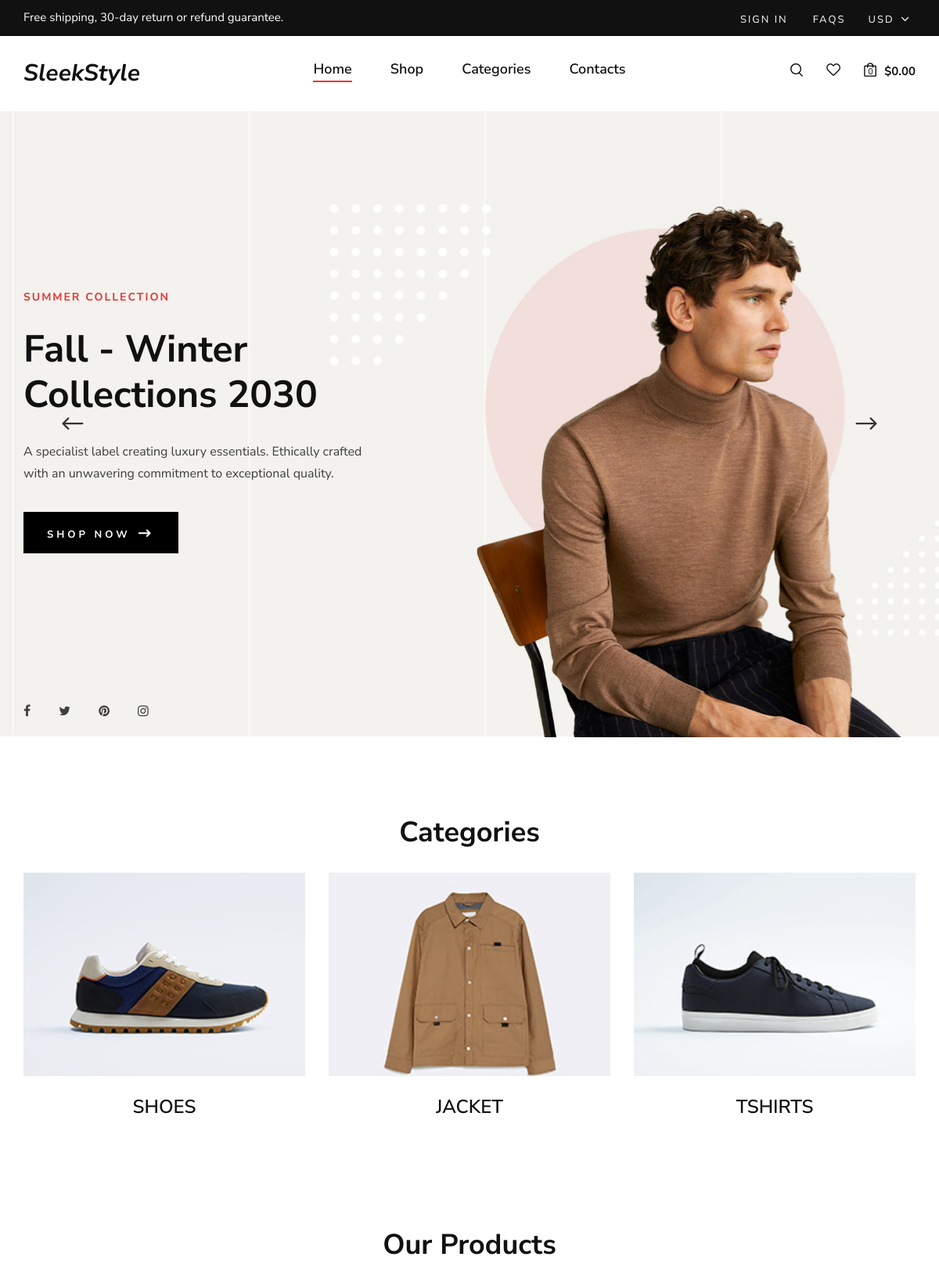
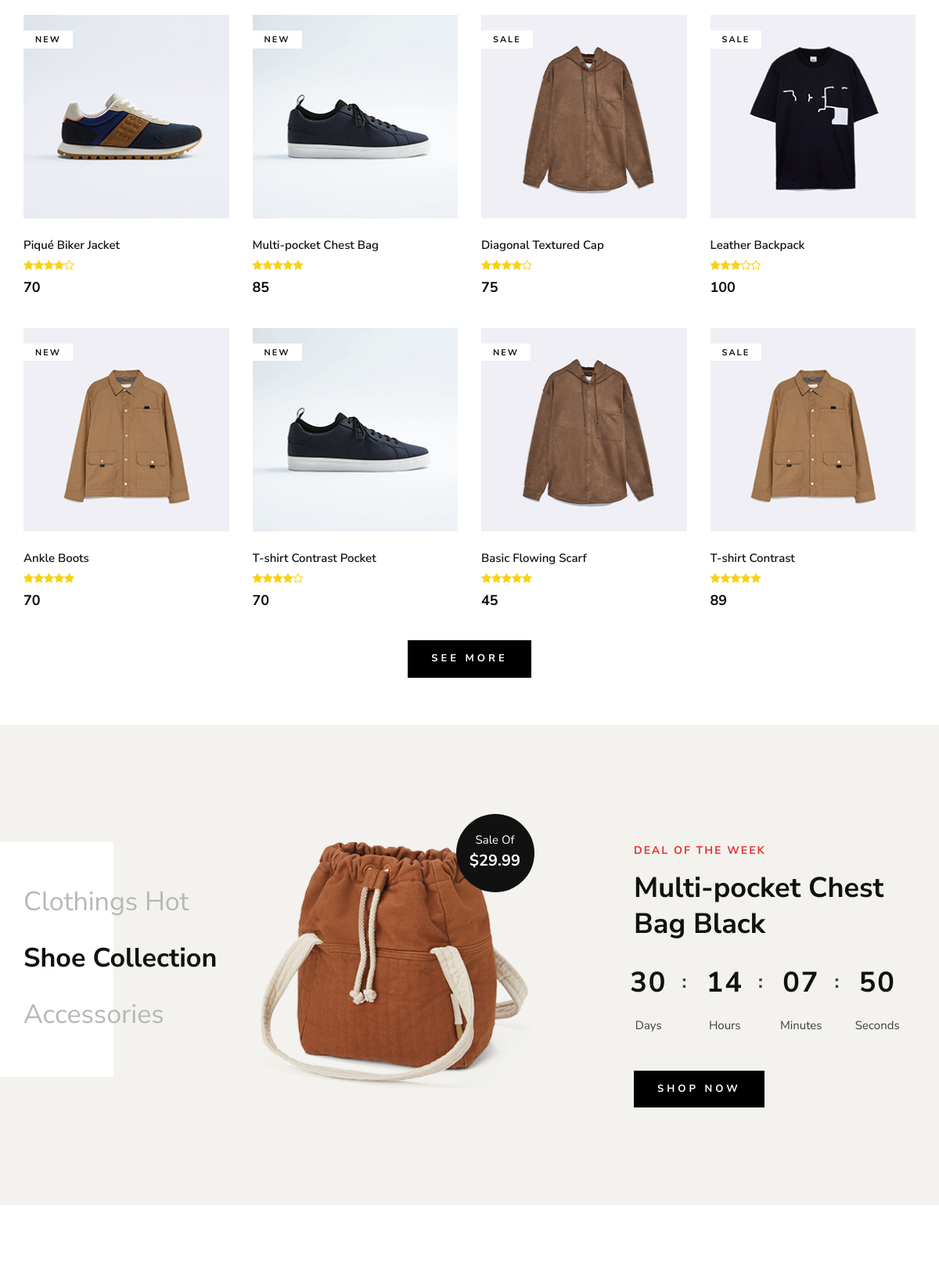
The page / (upper part) on the database its author committed (2 pictures, top to bottom).
### tables this page shows
CREATE TABLE `categories` (
  `id` int(11) NOT NULL,
  `cat_name` varchar(255) NOT NULL,
  `cat_desc` varchar(255) NOT NULL,
  `cat_img` varchar(255) NOT NULL
);

CREATE TABLE `products` (
  `id` int(11) NOT NULL,
  `name` varchar(255) NOT NULL,
  `rating` int(11) NOT NULL,
  `price` decimal(10,0) NOT NULL,
  `category` varchar(255) NOT NULL,
  `image` varchar(255) NOT NULL,
  `label` varchar(255) NOT NULL,
  `description` varchar(255) NOT NULL,
  `sizes` varchar(255) NOT NULL
);

### index.php (the view, shortened to what this page needs)
<!DOCTYPE html>
<html lang="zxx">
<head>
    <link rel="stylesheet" href="css/bootstrap.min.css" type="text/css">
    <link rel="stylesheet" href="css/font-awesome.min.css" type="text/css">
    <link rel="stylesheet" href="css/elegant-icons.css" type="text/css">
    <link rel="stylesheet" href="css/magnific-popup.css" type="text/css">
    <link rel="stylesheet" href="css/nice-select.css" type="text/css">
    <link rel="stylesheet" href="css/owl.carousel.min.css" type="text/css">
    <link rel="stylesheet" href="css/slicknav.min.css" type="text/css">
    <link rel="stylesheet" href="css/style.css" type="text/css">
</head>
<body>
    <header class="header">
        <div class="header__top">
            <div class="container">
                <div class="row">
                    <div class="col-lg-6 col-md-7">
                        <div class="header__top__left">
                            <p>Free shipping, 30-day return or refund guarantee.</p>
                        </div>
                    </div>
                    <div class="col-lg-6 col-md-5">
                        <div class="header__top__right">
                            <div class="header__top__links">
                            <?php
                            if (isset($_SESSION['user_email'])) {
                                echo '<a href="profile.php">Profile</a>';
                            } else {
                                echo '<a href="login.php">Sign in</a>';
                            }
                            ?>
                            <a href="#">FAQs</a>
                            </div>
                            <div class="header__top__hover">
                                <span>Usd <i class="arrow_carrot-down"></i></span>
                            </div>
                        </div>
                    </div>
                </div>
            </div>
        </div>
        <div class="container">
            <div class="row">
                <div class="col-lg-3 col-md-3">
                    <div class="header__logo">
                        <h3><b><i>SleekStyle</i></b></h3>
                    </div>
                </div>
                <div class="col-lg-6 col-md-6">
                    <nav class="header__menu mobile-menu">
                        <ul>
                            <li class="active"><a href="./index.php">Home</a></li>
                            <li><a href="./shop.php">Shop</a></li>
                            <li><a href="#">Categories</a>
                            </li>
                            <li><a href="./contact.php">Contacts</a></li>
                        </ul>
                    </nav>
                </div>
                <div class="col-lg-3 col-md-3">
                    <div class="header__nav__option">
                        <a href="#" class="search-switch"><img src="img/icon/search.png" alt=""></a>
                        <a href="#"><img src="img/icon/heart.png" alt=""></a>
                        <a href="shopping-cart.php"><img src="img/icon/cart.png" alt=""> <span>0</span></a>
                        <div class="price">$0.00</div>
                    </div>
                </div>
            </div>
        </div>
    </header>
    <section class="hero">
        <div class="hero__slider owl-carousel">
            <div class="hero__items set-bg" data-setbg="img/hero/hero-1.jpg">
                <div class="container">
                    <div class="row">
                        <div class="col-xl-5 col-lg-7 col-md-8">
                            <div class="hero__text">
                                <h6>Summer Collection</h6>
                                <h2>Fall - Winter Collections 2030</h2>
                                <p>A specialist label creating luxury essentials. Ethically crafted with an unwavering
                                commitment to exceptional quality.</p>
                                <a href="shop.php" class="primary-btn">Shop now <span class="arrow_right"></span></a>
                                <div class="hero__social">
                                    <a href="#"><i class="fa fa-facebook"></i></a>
                                    <a href="#"><i class="fa fa-twitter"></i></a>
                                    <a href="#"><i class="fa fa-pinterest"></i></a>
                                    <a href="#"><i class="fa fa-instagram"></i></a>
                                </div>
                            </div>
                        </div>
                    </div>
                </div>
            </div>
        </div>
    </section>
    <section class="banner spad">
    <h2 class="text-center" style="margin-bottom: 30px;"><b>Categories</b></h2>
    <div class="container">
    <div class="row product__filter">
        <?php
        include 'dbcon.php';
        $sql = "SELECT * FROM categories LIMIT 3";
        $result = $conn->query($sql);
        if ($result->num_rows > 0) {
            while ($row = $result->fetch_assoc()) {
        ?>
            <div class="col-lg-4 col-md-6 col-sm-6 mix new-arrivals">
                <div class="product__item">
                    <div class="product__item__pic set-bg" data-setbg="<?php echo $row['cat_img']; ?>">
                    </div>
                    <div class="product__item__text">
                        <h4 class="text-center" style="text-transform: uppercase; font-weight: 600;"><?php echo $row['cat_name']; ?></h4>
                    </div>
                </div>
            </div>
        <?php
            }
        } else {
            echo "0 results";
        }
        ?>
    </div>
</div>
    </section>
    <section class="product spad">
        <div class="container">
            <div class="row">
                <div class="col-lg-12">
                    <ul class="filter__controls">
                        <h2 class="active" data-filter="*"><b>Our Products</b></h2>
                    </ul>
                </div>
            </div>
            <div class="row product__filter">
    <?php
    include 'dbcon.php';
    $sql = "SELECT * FROM products LIMIT 8";
    $result = $conn->query($sql);
    if ($result->num_rows > 0) {
        while ($row = $result->fetch_assoc()) {
            ?>
            <div class="col-lg-3 col-md-6 col-sm-6 mix new-arrivals">
                <div class="product__item">
                    <div class="product__item__pic set-bg" data-setbg="<?php echo $row['image']; ?>">
                        <span class="label"><?php echo $row['label']; ?></span>
                    </div>
                    <div class="product__item__text">
                        <h6><?php echo $row['name']; ?></h6>
                        <div class="rating" style="letter-spacing: 5px; ">
                            <?php
                            $rating = $row['rating'];
                            for ($i = 1; $i <= 5; $i++) {
                                echo '<i class="fa fa-star' . ($i <= $rating ? '' : '-o') .'" style="color: #F7D215;"></i>';
                            }
                            ?>
                        </div>
                        <h5><?php echo $row['price']; ?></h5>
                    </div>
                </div>
            </div>
            <?php
        }
    } else {
        echo "0 results";
    }
    ?>
</div>
            <div class="text-center">
            <a href="shop.php" class="primary-btn text-center">See More</a>
            </div>
        </div>
    </section>
    <section class="categories spad">
        <div class="container">
            <div class="row">
                <div class="col-lg-3">
                    <div class="categories__text">
                        <h2>Clothings Hot <br /> <span>Shoe Collection</span> <br /> Accessories</h2>
                    </div>
                </div>
                <div class="col-lg-4">
                    <div class="categories__hot__deal">
                        <img src="img/product-sale.png" alt="">
                        <div class="hot__deal__sticker">
                            <span>Sale Of</span>
                            <h5>$29.99</h5>
                        </div>
                    </div>
                </div>
                <div class="col-lg-4 offset-lg-1">
                    <div class="categories__deal__countdown">
                        <span>Deal Of The Week</span>
                        <h2>Multi-pocket Chest Bag Black</h2>
                        <div class="categories__deal__countdown__timer" id="countdown">
                        </div>
                        <a href="#" class="primary-btn">Shop now</a>
                    </div>
                </div>
            </div>
        </div>
    </section>
    <section class="instagram spad">
    </section>
    <?php
        include 'footer.php';
     ?>
</body>
</html>

### rows shown on the page
categories: shows a picture, cat_name "SHOES"
categories: shows a picture, cat_name "JACKET"
categories: shows a picture, cat_name "TSHIRTS"
products: shows a picture, label "NEW", name "Piqué Biker Jacket", rating 4 (drawn), price "70"
products: label "NEW", name "Multi-pocket Chest Bag", rating 5 (drawn), price "85"
products: label "SALE", name "Diagonal Textured Cap", rating 4 (drawn), price "75"
products: shows a picture, label "SALE", name "Leather Backpack", rating 3 (drawn), price "100"
products: label "NEW", name "Ankle Boots", rating 5 (drawn), price "70"
products: label "NEW", name "T-shirt Contrast Pocket", rating 4 (drawn), price "70"
products: label "NEW", name "Basic Flowing Scarf", rating 5 (drawn), price "45"
products: label "SALE", name "T-shirt Contrast", rating 5 (drawn), price "89"
